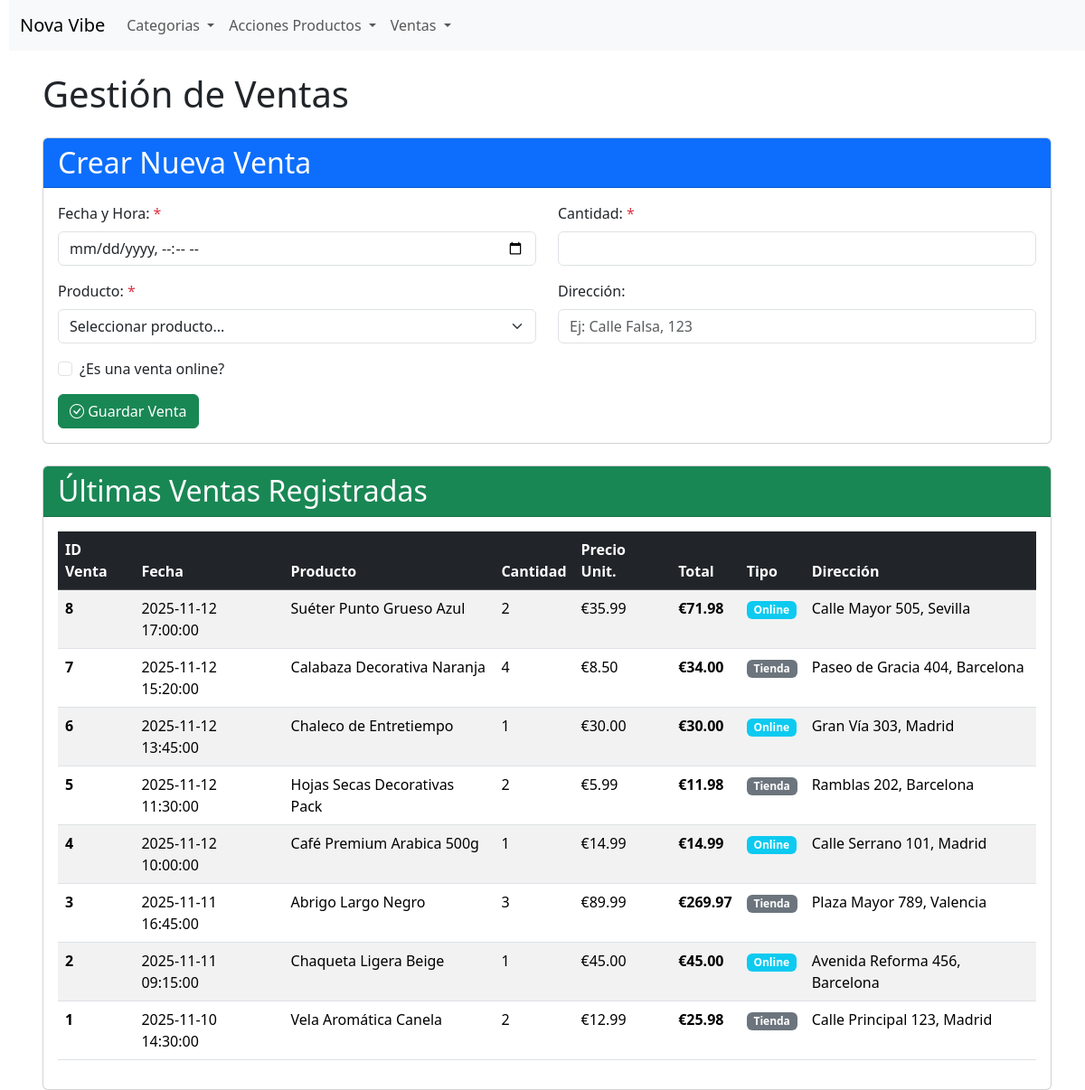
Page /sale.php on the committed database.
### tables this page shows
CREATE TABLE `sale` (
    `id_sale` int NOT NULL,
    `sale_date` datetime DEFAULT CURRENT_TIMESTAMP,
    `product_quantity` int NOT NULL,
    `id_product` int DEFAULT NULL,
    `online_sale` tinyint(1) DEFAULT '0',
    `address` varchar(255) DEFAULT NULL
);

CREATE TABLE `product` (
    `id_product` int NOT NULL,
    `product_name` varchar(100) NOT NULL,
    `price` decimal(10, 2) NOT NULL,
    `id_category` int DEFAULT NULL,
    `in_stock` tinyint(1) DEFAULT '1',
    `registration_date` date DEFAULT(curdate())
);

### sale.php (the view, shortened to what this page needs)
<?php
$conexion = obtenerConexion();
$sql_ventas = "SELECT s.*, p.product_name, p.price
               FROM sale s
               LEFT JOIN product p ON s.id_product = p.id_product
               ORDER BY s.sale_date DESC
               LIMIT 10";
$resultado_ventas = $conexion->query($sql_ventas);
$conexion = obtenerConexion();
$sql_ventas = "SELECT s.*, p.product_name, p.price
               FROM sale s
               LEFT JOIN product p ON s.id_product = p.id_product
               ORDER BY s.sale_date DESC
               LIMIT 10";
$resultado_ventas = $conexion->query($sql_ventas);
$ventas_recientes = [];
if ($resultado_ventas) {
    while ($venta = $resultado_ventas->fetch_assoc()) {
        $ventas_recientes[] = $venta;
    }
}
?>
<div class="container mt-4">
    <h1 class="mb-4">Gestión de Ventas</h1>
    <div class="card mb-4">
        <div class="card-header bg-primary text-white">
            <h2 class="mb-0">Crear Nueva Venta</h2>
        </div>
        <div class="card-body">
            <form method="POST" class="needs-validation">
                <div class="row">
                    <div class="col-md-6 mb-3">
                        <label for="sale_date" class="form-label">Fecha y Hora: <span class="text-danger">*</span></label>
                        <input type="datetime-local" id="sale_date" name="sale_date" class="form-control" required>
                    </div>
                    <div class="col-md-6 mb-3">
                        <label for="product_quantity" class="form-label">Cantidad: <span class="text-danger">*</span></label>
                        <input type="number" id="product_quantity" name="product_quantity" class="form-control" min="1" required>
                    </div>
                </div>
                <div class="row">
                    <div class="col-md-6 mb-3">
                        <label for="id_product" class="form-label">Producto: <span class="text-danger">*</span></label>
                        <select id="id_product" name="id_product" class="form-select" required>
                            <option value="">Seleccionar producto...</option>
                        </select>
                    </div>
                    <div class="col-md-6 mb-3">
                        <label for="address" class="form-label">Dirección:</label>
                        <input type="text" id="address" name="address" class="form-control" placeholder="Ej: Calle Falsa, 123">
                    </div>
                </div>
                <div class="mb-3">
                    <div class="form-check">
                        <input type="checkbox" id="online_sale" name="online_sale" value="1" class="form-check-input">
                        <label class="form-check-label" for="online_sale">
                            ¿Es una venta online?
                        </label>
                    </div>
                </div>
                <button type="submit" class="btn btn-success">
                    <i class="bi bi-check-circle"></i> Guardar Venta
                </button>
            </form>
        </div>
    </div>
    <div class="card">
        <div class="card-header bg-success text-white">
            <h2 class="mb-0">Últimas Ventas Registradas</h2>
        </div>
        <div class="card-body">
            <?php if (!empty($ventas_recientes)): ?>
                <table class="table table-striped table-hover">
                    <thead class="table-dark">
                        <tr>
                            <th>ID Venta</th>
                            <th>Fecha</th>
                            <th>Producto</th>
                            <th>Cantidad</th>
                            <th>Precio Unit.</th>
                            <th>Total</th>
                            <th>Tipo</th>
                            <th>Dirección</th>
                        </tr>
                    </thead>
                    <tbody>
                        <?php foreach ($ventas_recientes as $venta): ?>
                            <tr>
                                <td><strong><?php echo htmlspecialchars($venta['id_sale']); ?></strong></td>
                                <td><?php echo htmlspecialchars($venta['sale_date']); ?></td>
                                <td><?php echo htmlspecialchars($venta['product_name'] ?? 'Producto eliminado'); ?></td>
                                <td><?php echo htmlspecialchars($venta['product_quantity']); ?></td>
                                <td>€<?php echo $venta['price'] ? number_format($venta['price'], 2) : 'N/A'; ?></td>
                                <td><strong>€<?php echo $venta['price'] ? number_format($venta['price'] * $venta['product_quantity'], 2) : 'N/A'; ?></strong></td>
                                <td>
                                    <?php if ($venta['online_sale'] == 1): ?>
                                        <span class="badge bg-info">Online</span>
                                    <?php else: ?>
                                        <span class="badge bg-secondary">Tienda</span>
                                    <?php endif; ?>
                                </td>
                                <td><?php echo htmlspecialchars($venta['address'] ?? '-'); ?></td>
                            </tr>
                        <?php endforeach; ?>
                    </tbody>
                </table>
            <?php else: ?>
                <p class="text-muted">No hay ventas registradas aún.</p>
            <?php endif; ?>
        </div>
    </div>
</div>
</body>
</html>

### rows in the picture
sale: id_sale "8", sale_date "2025-11-12 17:00:00", id_product.product_name "Suéter Punto Grueso Azul", product_quantity "2", id_product.price "35.99", $venta['price'] * $venta['product_quantity'] "71.98", online_sale "Online", address "Calle Mayor 505, Sevilla"
sale: id_sale "7", sale_date "2025-11-12 15:20:00", id_product.product_name "Calabaza Decorativa Naranja", product_quantity "4", id_product.price "8.50", $venta['price'] * $venta['product_quantity'] "34.00", online_sale "Tienda", address "Paseo de Gracia 404, Barcelona"
sale: id_sale "6", sale_date "2025-11-12 13:45:00", id_product.product_name "Chaleco de Entretiempo", product_quantity "1", id_product.price "30.00", $venta['price']*$venta['product_quantity'] "30.00", online_sale "Online", address "Gran Vía 303, Madrid"
sale: id_sale "5", sale_date "2025-11-12 11:30:00", id_product.product_name "Hojas Secas Decorativas Pack", product_quantity "2", id_product.price "5.99", $venta['price'] * $venta['product_quantity'] "11.98", online_sale "Tienda", address "Ramblas 202, Barcelona"
sale: id_sale "4", sale_date "2025-11-12 10:00:00", id_product.product_name "Café Premium Arabica 500g", product_quantity "1", id_product.price "14.99", $venta['price']*$venta['product_quantity'] "14.99", online_sale "Online", address "Calle Serrano 101, Madrid"
sale: id_sale "3", sale_date "2025-11-11 16:45:00", id_product.product_name "Abrigo Largo Negro", product_quantity "3", id_product.price "89.99", $venta['price'] * $venta['product_quantity'] "269.97", online_sale "Tienda", address "Plaza Mayor 789, Valencia"
sale: id_sale "2", sale_date "2025-11-11 09:15:00", id_product.product_name "Chaqueta Ligera Beige", product_quantity "1", id_product.price "45.00", $venta['price']*$venta['product_quantity'] "45.00", online_sale "Online", address "Avenida Reforma 456, Barcelona"
sale: id_sale "1", sale_date "2025-11-10 14:30:00", id_product.product_name "Vela Aromática Canela", product_quantity "2", id_product.price "12.99", $venta['price'] * $venta['product_quantity'] "25.98", online_sale "Tienda", address "Calle Principal 123, Madrid"
